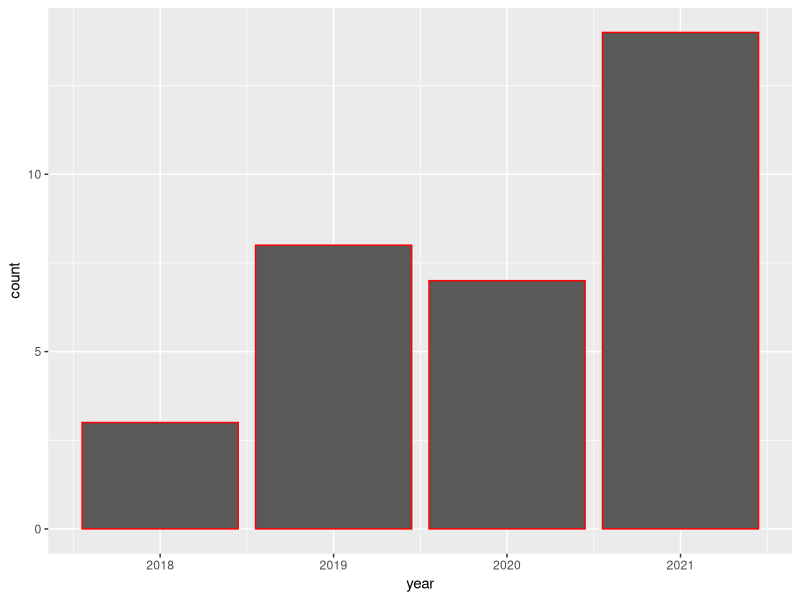
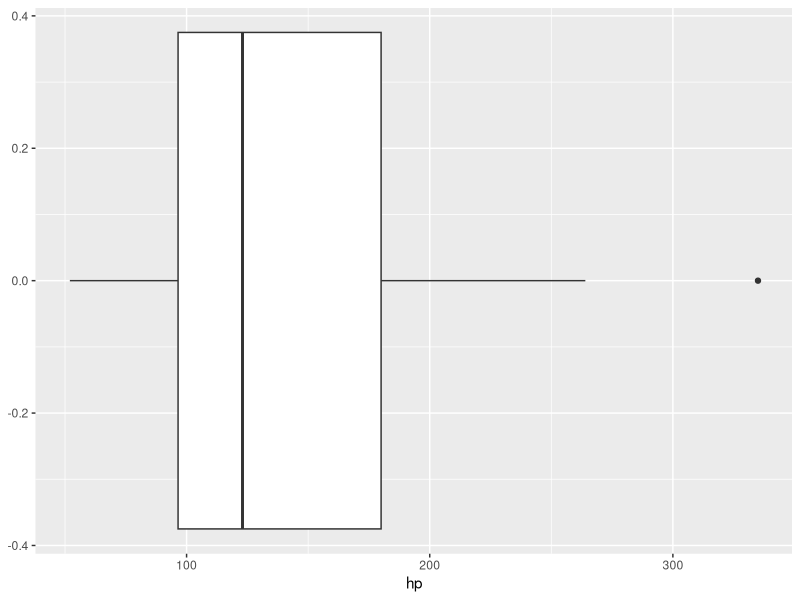
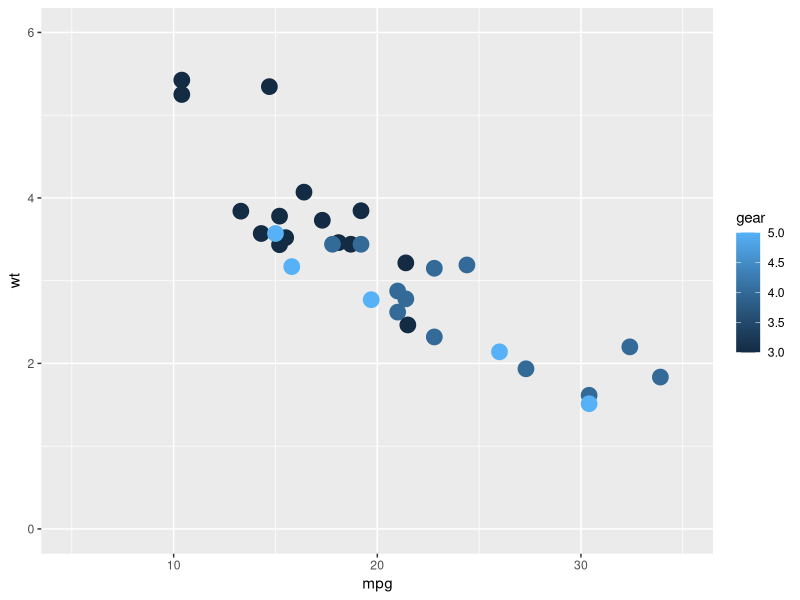
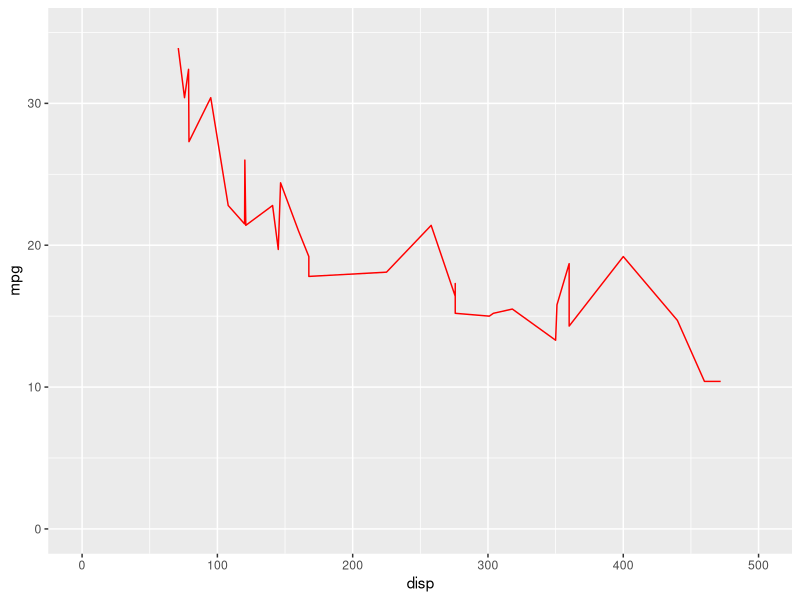

The R script that drew these images, in order:
install.packages("dplyr")
library(dplyr)

data("mtcars")
head(mtcars)
mtcars

sum(is.na(mtcars))

summarize(mtcars,mean=mean(mpg))
summarize(mtcars,min=min(am))
summarize(mtcars,max=max(hp))
summarize(mtcars,median=median(disp))

length(mtcars)
dim(mtcars)
str(mtcars)     #str is structure same as df.info() in python pandas
summary(mtcars) # summary is same as df.describe() in python pandas

var(mtcars$disp, na.rm = FALSE)
sd(mtcars$mpg,na.rm=TRUE)
IQR(mtcars$hp)

round(mtcars, digits = 1)

sort(mtcars$mpg)

arrange(mtcars,mpg)

arrange(mtcars,disp)

t<-mtcars%>%arrange(desc(disp))
t

# ADDING NEW COLUMN : YEAR

l1=list()         # mpg<=14:year=2018 , mpg<=17:year=2019 , mpg<=20:year=2020 , mpg>20:year=2021

for (i in (1:length(mtcars$mpg))){
  if (mtcars$mpg[i]<=14){
    l1[i]=2018
  }else if (mtcars$mpg[i]<=17){
    l1[i]=2019
  }else if (mtcars$mpg[i]<=20){
    l1[i]=2020
  }else{
    l1[i]=2021
  }
}

print(l1)

a=unlist(l1)
a

d<-data.frame(year=a)
d

mtcars<- cbind(mtcars,d)
mtcars


# Visualization

library(ggplot2)

ggplot(mtcars, aes(x = year)) + geom_bar(col="red")

ggplot(mtcars, aes(x = hp)) + geom_boxplot()

ggplot(mtcars, aes(x = mpg, y = wt)) + geom_point(aes(col=gear), size=5) + xlim(5,35) + ylim(0,6)

ggplot(mtcars, aes(x = disp, y = mpg)) + geom_line(col="red") + xlim(0,500) + ylim(0,35)
